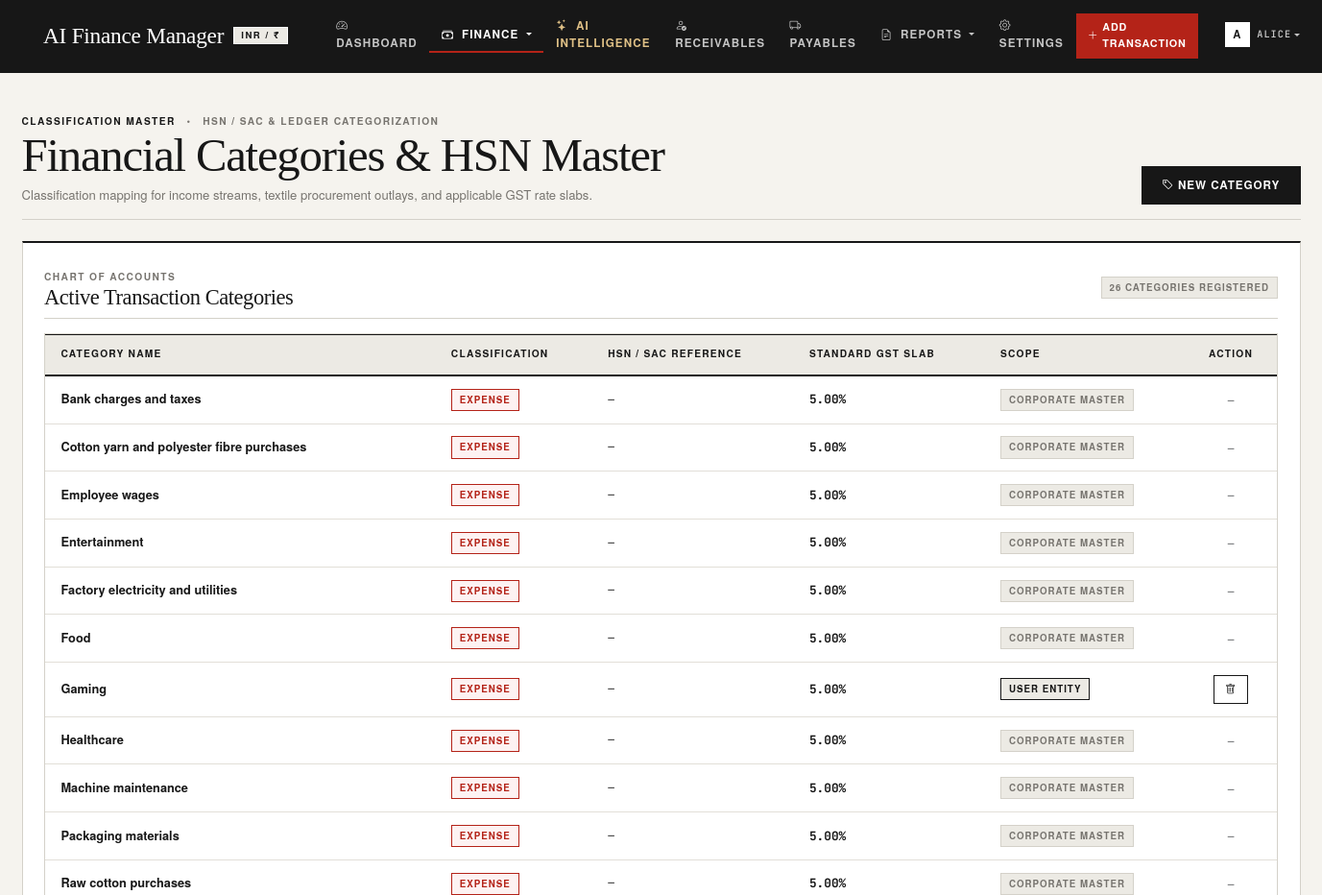
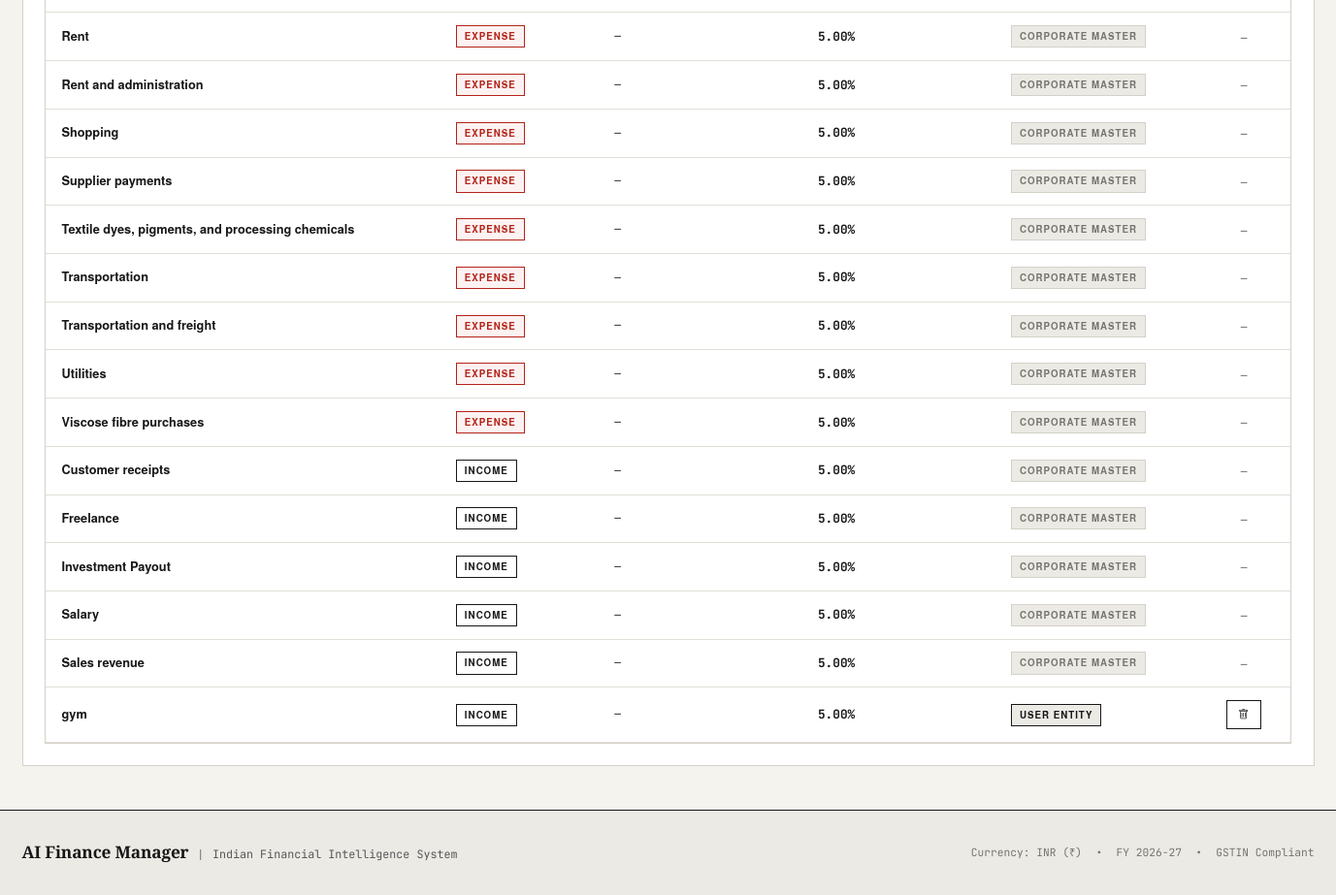
Page /categories (signed in) on the committed database (2 pictures, top to bottom).
### models.py (models this page shows, shortened)
class User(UserMixin, db.Model):
    __tablename__ = 'users'
    user_id = db.Column(db.Integer, primary_key=True, autoincrement=True)
    username = db.Column(db.String(50), unique=True, nullable=False, index=True)
    email = db.Column(db.String(100), unique=True, nullable=False, index=True)
    password_hash = db.Column(db.String(255), nullable=False)
    role = db.Column(db.String(20), default='Admin', nullable=False)
    company_name = db.Column(db.String(150), default='Aura TexFab Mills (India) Ltd.', nullable=True)
    gstin = db.Column(db.String(20), default='33AABCT1332L1Z4', nullable=True)
    created_at = db.Column(db.DateTime, default=utc_now, server_default=db.func.now())
    accounts = db.relationship('Account', backref='owner', cascade='all, delete-orphan', lazy='dynamic')
    transactions = db.relationship('Transaction', backref='owner', cascade='all, delete-orphan', lazy='dynamic')
    budgets = db.relationship('Budget', backref='owner', cascade='all, delete-orphan', lazy='dynamic')
    goals = db.relationship('Goal', backref='owner', cascade='all, delete-orphan', lazy='dynamic')
    investments = db.relationship('Investment', backref='owner', cascade='all, delete-orphan', lazy='dynamic')
    categories = db.relationship('Category', backref='owner', cascade='all, delete-orphan', lazy='dynamic')
    customers = db.relationship('Customer', backref='owner', cascade='all, delete-orphan', lazy='dynamic')
    suppliers = db.relationship('Supplier', backref='owner', cascade='all, delete-orphan', lazy='dynamic')
    transfers = db.relationship('Transfer', backref='owner', cascade='all, delete-orphan', lazy='dynamic')
    tax_records = db.relationship('TaxRecord', backref='owner', cascade='all, delete-orphan', lazy='dynamic')

class Category(db.Model):
    __tablename__ = 'categories'
    __table_args__ = (
        db.UniqueConstraint('user_id', 'name', name='uq_user_category_name'),
    )
    category_id = db.Column(db.Integer, primary_key=True, autoincrement=True)
    user_id = db.Column(db.Integer, db.ForeignKey('users.user_id', ondelete='CASCADE'), nullable=True, index=True)
    name = db.Column(db.String(100), nullable=False)
    type = db.Column(db.Enum('Expense', 'Income', name='category_types'), nullable=False)
    hsn_sac_code = db.Column(db.String(20), nullable=True)
    default_gst_rate = db.Column(db.Numeric(5, 2), default=Decimal('5.00'), nullable=True)
    transactions = db.relationship('Transaction', backref='category', lazy='dynamic')
    budgets = db.relationship('Budget', backref='category', cascade='all, delete-orphan', lazy='dynamic')

### app.py (the view)
    @app.route('/categories')
    @login_required
    def categories():
        user_cats = Category.query.filter(
            or_(Category.user_id == current_user.user_id, Category.user_id.is_(None))
        ).order_by(Category.type.asc(), Category.name.asc()).all()
        return render_template('categories.html', categories=user_cats)

### utils.py (called while the page is built)
def get_financial_year(dt=None):
    if dt is None:
        dt = date.today()
    if isinstance(dt, str):
        try:
            dt = datetime.strptime(dt[:10], "%Y-%m-%d").date()
        except Exception:
            dt = date.today()
    year = dt.year
    if dt.month >= 4:
        return f"FY {year}-{str(year + 1)[-2:]}"
    else:
        return f"FY {year - 1}-{str(year)[-2:]}"

### templates/categories.html (shortened to what this page needs)
{% extends "base.html" %}
{% block content %}
<div class="container-fluid px-lg-4 py-4">
    <div class="d-flex flex-wrap justify-content-between align-items-end pb-3 mb-4 border-bottom" style="border-color: var(--border-color) !important;">
        <div>
            <div class="eyebrow-label mb-1">
                <span class="text-wine fw-bold">Classification Master</span>
                <span class="mx-2">•</span>
                <span>HSN / SAC & Ledger Categorization</span>
            </div>
            <h1 class="display-1 mb-1">Financial Categories & HSN Master</h1>
            <p class="text-muted-custom mb-0 font-sans" style="font-size: 0.875rem;">
                Classification mapping for income streams, textile procurement outlays, and applicable GST rate slabs.
            </p>
        </div>
        <div>
            <button type="button" class="btn-luxury btn-luxury-wine" data-bs-toggle="modal" data-bs-target="#addCategoryModal">
                <i class="bi bi-tag me-1"></i> New Category
            </button>
        </div>
    </div>
    <div class="card-luxury card-luxury-accent">
        <div class="d-flex justify-content-between align-items-center mb-3 pb-2 border-bottom">
            <div>
                <span class="eyebrow-label">Chart of Accounts</span>
                <h3 class="fs-4 mb-0">Active Transaction Categories</h3>
            </div>
            <span class="badge-luxury badge-luxury-neutral">{{ categories|length }} Categories Registered</span>
        </div>
        <div class="table-responsive">
            <table class="table-luxury">
                <thead>
                    <tr>
                        <th>Category Name</th>
                        <th>Classification</th>
                        <th>HSN / SAC Reference</th>
                        <th>Standard GST Slab</th>
                        <th>Scope</th>
                        <th class="text-center">Action</th>
                    </tr>
                </thead>
                <tbody>
                    {% for cat in categories %}
                    <tr>
                        <td class="fw-semibold text-main">
                            {{ cat.name }}
                        </td>
                        <td>
                            <span class="badge-luxury {{ 'badge-luxury-success' if cat.type == 'Income' else 'badge-luxury-danger' }}">
                                {{ cat.type }}
                            </span>
                        </td>
                        <td class="font-mono small">
                            {{ cat.hsn_sac_code or '—' }}
                        </td>
                        <td class="font-mono text-wine fw-bold">
                            {{ cat.default_gst_rate or '5.00' }}%
                        </td>
                        <td>
                            {% if cat.user_id %}
                            <span class="badge-luxury badge-luxury-wine">User Entity</span>
                            {% else %}
                            <span class="badge-luxury badge-luxury-neutral">Corporate Master</span>
                            {% endif %}
                        </td>
                        <td class="text-center">
                            {% if cat.user_id %}
                            <form method="POST" action="{{ url_for('delete_category', id=cat.category_id) }}" onsubmit="return confirm('Delete this custom category?');" class="d-inline m-0">
                                <button type="submit" class="btn-luxury btn-luxury-outline btn-luxury-sm text-danger py-0 px-2" title="Delete">
                                    <i class="bi bi-trash"></i>
                                </button>
                            </form>
                            {% else %}
                            <span class="text-muted font-mono small">—</span>
                            {% endif %}
                        </td>
                    </tr>
                    {% endfor %}
                </tbody>
            </table>
        </div>
    </div>
</div>
{% endblock %}

### templates/base.html (shortened to what this page needs)
<!doctype html>
<html lang="en">
<head>
    <link href="https://cdn.jsdelivr.net/npm/bootstrap@5.3.2/dist/css/bootstrap.min.css" rel="stylesheet">
    <link href="https://cdn.jsdelivr.net/npm/bootstrap-icons@1.11.1/font/bootstrap-icons.css" rel="stylesheet">
    <link rel="stylesheet" href="{{ url_for('static', filename='css/style.css') }}">
</head>
<body class="d-flex flex-column min-vh-100">
    <header class="navbar navbar-expand-xl navbar-luxury sticky-top">
        <div class="container-fluid px-lg-4">
            <a class="navbar-brand" href="{{ url_for('dashboard') if current_user.is_authenticated else url_for('login') }}">
                <span>AI Finance Manager</span>
                <span class="brand-tag">INR / ₹</span>
            </a>
            <div class="collapse navbar-collapse" id="navbarMain">
                {% if current_user.is_authenticated %}
                <ul class="navbar-nav me-auto mb-2 mb-xl-0 ms-xl-4 align-items-xl-center">
                    <li class="nav-item">
                        <a class="nav-link {{ 'active' if request.endpoint == 'dashboard' }}" href="{{ url_for('dashboard') }}">
                            <i class="bi bi-speedometer2 me-1"></i> Dashboard
                        </a>
                    </li>
                    <li class="nav-item dropdown">
                        <a class="nav-link dropdown-toggle {{ 'active' if request.endpoint in ['view_transactions', 'add_transaction', 'accounts', 'budgets', 'categories', 'goals', 'investments', 'transfers_view'] }}" href="#" id="finDropdown" role="button" data-bs-toggle="dropdown">
                            <i class="bi bi-cash-stack me-1"></i> Finance
                        </a>
                    </li>
                    <li class="nav-item">
                        <a class="nav-link {{ 'active' if request.endpoint in ['ai_advisory', 'recommendations'] }}" href="{{ url_for('ai_advisory') }}" style="color: #DFC086 !important; font-weight: 600;">
                            <i class="bi bi-stars me-1"></i> AI Intelligence
                        </a>
                    </li>
                    <li class="nav-item">
                        <a class="nav-link {{ 'active' if request.endpoint == 'receivables_view' }}" href="{{ url_for('receivables_view') }}">
                            <i class="bi bi-person-check me-1"></i> Receivables
                        </a>
                    </li>
                    <li class="nav-item">
                        <a class="nav-link {{ 'active' if request.endpoint == 'payables_view' }}" href="{{ url_for('payables_view') }}">
                            <i class="bi bi-truck me-1"></i> Payables
                        </a>
                    </li>
                    <li class="nav-item dropdown">
                        <a class="nav-link dropdown-toggle {{ 'active' if request.endpoint in ['financial_reports', 'tax_reports'] }}" href="#" id="reportsDropdown" role="button" data-bs-toggle="dropdown">
                            <i class="bi bi-file-earmark-text me-1"></i> Reports
                        </a>
                    </li>
                    <li class="nav-item">
                        <a class="nav-link {{ 'active' if request.endpoint == 'settings_view' }}" href="{{ url_for('settings_view') }}">
                            <i class="bi bi-gear me-1"></i> Settings
                        </a>
                    </li>
                </ul>
                <ul class="navbar-nav ms-auto align-items-center">
                    <li class="nav-item me-3">
                        <a class="btn-luxury btn-luxury-brass btn-luxury-sm text-decoration-none shadow-sm" href="{{ url_for('add_transaction') }}">
                            <i class="bi bi-plus-lg me-1"></i> Add Transaction
                        </a>
                    </li>
                    <li class="nav-item dropdown">
                        <a class="nav-link dropdown-toggle d-flex align-items-center text-white" href="#" id="userMenu" role="button" data-bs-toggle="dropdown">
                            <span class="d-inline-flex align-items-center justify-content-center bg-white text-dark fw-bold me-2" style="width: 26px; height: 26px; font-size: 0.75rem; border: 1px solid var(--antique-brass);">
                                {{ current_user.username[:1].upper() }}
                            </span>
                            <span class="small font-mono">{{ current_user.username }}</span>
                        </a>
                    </li>
                </ul>
                {% else %}
                <ul class="navbar-nav ms-auto">
                    <li class="nav-item"><a class="nav-link text-white" href="{{ url_for('login') }}">Sign In</a></li>
                    <li class="nav-item"><a class="btn-luxury btn-luxury-brass btn-luxury-sm ms-2 text-decoration-none" href="{{ url_for('register') }}">Create Account</a></li>
                </ul>
                {% endif %}
            </div>
        </div>
    </header>
    <main class="flex-grow-1">
        {% block content %}{% endblock %}
    </main>
    <footer class="footer-luxury">
        <div class="container-fluid px-lg-4">
            <div class="row align-items-center">
                <div class="col-md-6 text-center text-md-start mb-2 mb-md-0">
                    <span class="fw-semibold text-main">AI Finance Manager</span>
                    <span class="mx-2 text-muted">|</span>
                    <span class="font-mono text-muted">Indian Financial Intelligence System</span>
                </div>
                <div class="col-md-6 text-center text-md-end font-mono" style="font-size: 0.75rem;">
                    <span>Currency: INR (₹)</span>
                    <span class="mx-2">•</span>
                    <span>FY 2026-27</span>
                    <span class="mx-2">•</span>
                    <span>GSTIN Compliant</span>
                </div>
            </div>
        </div>
    </footer>
</body>
</html>

### rows in the picture
User: username "A", username "ALICE"
Category: name "Bank charges and taxes", type "EXPENSE", hsn_sac_code "—", default_gst_rate "5.00", shows "CORPORATE MASTER"
Category: name "Cotton yarn and polyester fibre purchases", type "EXPENSE", hsn_sac_code "—", default_gst_rate "5.00", shows "CORPORATE MASTER"
Category: name "Employee wages", type "EXPENSE", hsn_sac_code "—", default_gst_rate "5.00", shows "CORPORATE MASTER"
Category: name "Entertainment", type "EXPENSE", hsn_sac_code "—", default_gst_rate "5.00", shows "CORPORATE MASTER"
Category: name "Factory electricity and utilities", type "EXPENSE", hsn_sac_code "—", default_gst_rate "5.00", shows "CORPORATE MASTER"
Category: name "Food", type "EXPENSE", hsn_sac_code "—", default_gst_rate "5.00", shows "CORPORATE MASTER"
Category: name "Gaming", type "EXPENSE", hsn_sac_code "—", default_gst_rate "5.00", shows "USER ENTITY"
Category: name "Healthcare", type "EXPENSE", hsn_sac_code "—", default_gst_rate "5.00", shows "CORPORATE MASTER"
Category: name "Machine maintenance", type "EXPENSE", hsn_sac_code "—", default_gst_rate "5.00", shows "CORPORATE MASTER"
Category: name "Packaging materials", type "EXPENSE", hsn_sac_code "—", default_gst_rate "5.00", shows "CORPORATE MASTER"
Category: name "Raw cotton purchases", type "EXPENSE", hsn_sac_code "—", default_gst_rate "5.00", shows "CORPORATE MASTER"
Category: name "Rent", type "EXPENSE", hsn_sac_code "—", default_gst_rate "5.00", shows "CORPORATE MASTER"
Category: name "Rent and administration", type "EXPENSE", hsn_sac_code "—", default_gst_rate "5.00", shows "CORPORATE MASTER"
Category: name "Shopping", type "EXPENSE", hsn_sac_code "—", default_gst_rate "5.00", shows "CORPORATE MASTER"
Category: name "Supplier payments", type "EXPENSE", hsn_sac_code "—", default_gst_rate "5.00", shows "CORPORATE MASTER"
Category: name "Textile dyes, pigments, and processing chemicals", type "EXPENSE", hsn_sac_code "—", default_gst_rate "5.00", shows "CORPORATE MASTER"
Category: name "Transportation", type "EXPENSE", hsn_sac_code "—", default_gst_rate "5.00", shows "CORPORATE MASTER"
Category: name "Transportation and freight", type "EXPENSE", hsn_sac_code "—", default_gst_rate "5.00", shows "CORPORATE MASTER"
Category: name "Utilities", type "EXPENSE", hsn_sac_code "—", default_gst_rate "5.00", shows "CORPORATE MASTER"
Category: name "Viscose fibre purchases", type "EXPENSE", hsn_sac_code "—", default_gst_rate "5.00", shows "CORPORATE MASTER"
Category: name "Customer receipts", type "INCOME", hsn_sac_code "—", default_gst_rate "5.00", shows "CORPORATE MASTER"
Category: name "Freelance", type "INCOME", hsn_sac_code "—", default_gst_rate "5.00", shows "CORPORATE MASTER"
Category: name "Investment Payout", type "INCOME", hsn_sac_code "—", default_gst_rate "5.00", shows "CORPORATE MASTER"
Category: name "Salary", type "INCOME", hsn_sac_code "—", default_gst_rate "5.00", shows "CORPORATE MASTER"
Category: name "Sales revenue", type "INCOME", hsn_sac_code "—", default_gst_rate "5.00", shows "CORPORATE MASTER"
Category: name "gym", type "INCOME", hsn_sac_code "—", default_gst_rate "5.00", shows "USER ENTITY"

### other values in the picture
{{ categories|length }} "26"
